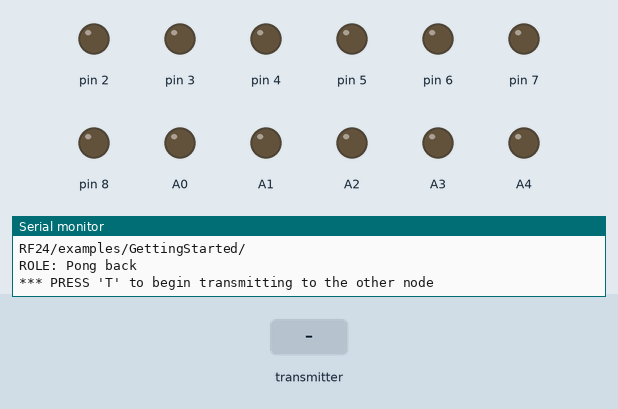
The sketch below on a simulated Arduino Uno, built with avr-gcc and run on an emulated ATmega328P. Shown: output pins drawn as LEDs (lit = HIGH), the last lines printed to the serial monitor. Inputs (shaded band) come from the test bench. No radio packets arrive unless stated.

Above: at 1.2 s.
1.3 s: the transmitter starts sending got_data = 256
At 2.5 s:
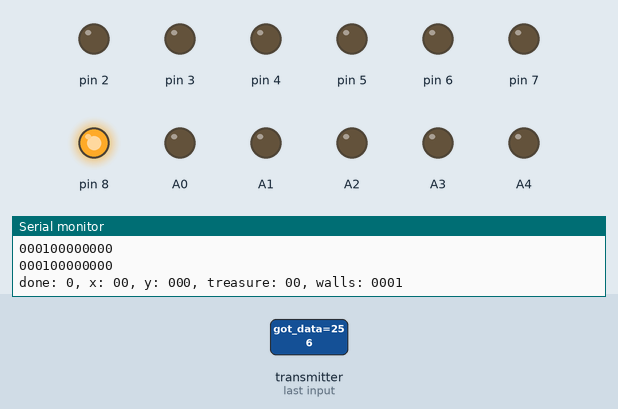
2.8 s: the transmitter starts sending got_data = 512
At 3.7 s:
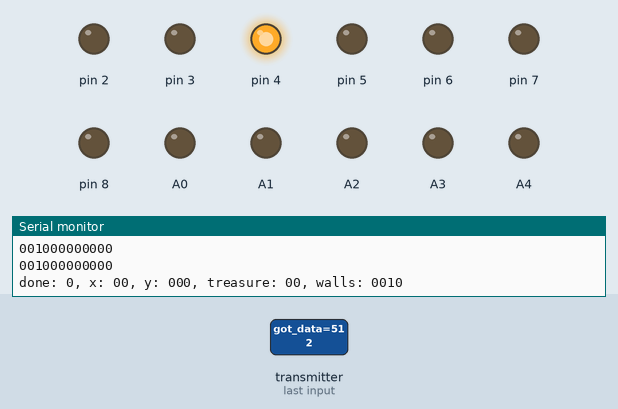
4.3 s: the transmitter starts sending got_data = 1023
At 5.0 s:
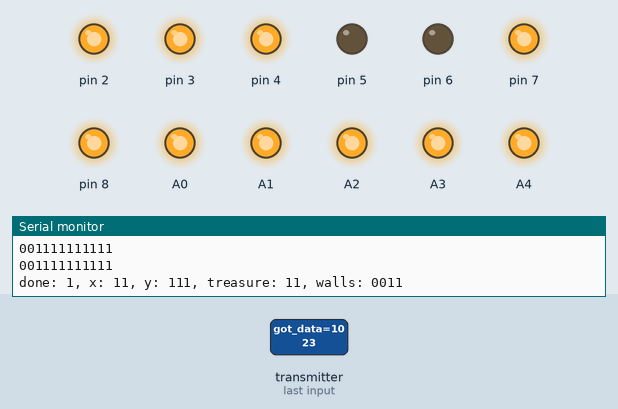
5.8 s: the transmitter starts sending got_data = 0
At 7.2 s:
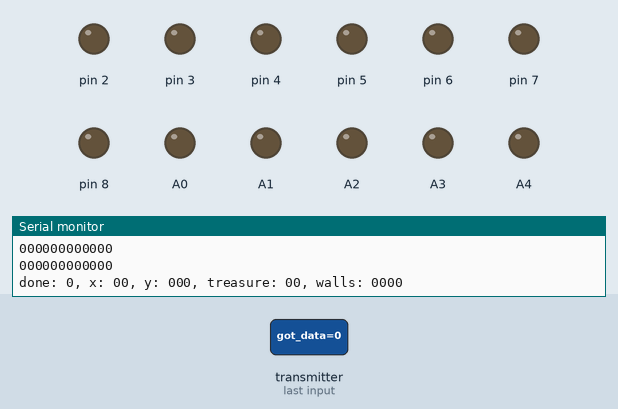
Timing chart, 0 to 8.3 s (numbered marks = the images above; inputs shaded):
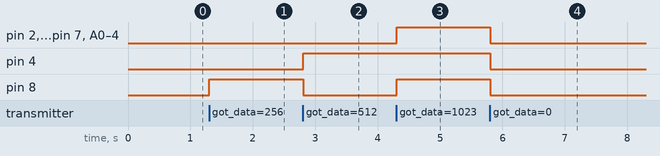

The sketch:

milestone4receiver.ino
```cpp
#include <SPI.h>
#include "nRF24L01.h"
#include "RF24.h"
#include "printf.h"

//
// Hardware configuration
//

// Set up nRF24L01 radio on SPI bus plus pins 9 & 10

RF24 radio(9,10);

//
// Topology
//

// Radio pipe addresses for the 2 nodes to communicate.
const uint64_t pipes[2] = { 0x0000000016LL, 0x0000000017LL };

//
// Role management
//
// Set up role.  This sketch uses the same software for all the nodes
// in this system.  Doing so greatly simplifies testing.
//

// The various roles supported by this sketch
typedef enum { role_ping_out = 1, role_pong_back } role_e;

// The debug-friendly names of those roles
const char* role_friendly_name[] = { "invalid", "Ping out", "Pong back"};

// The role of the current running sketch
role_e role = role_pong_back;

void setup(void)
{
  // setup pins
  pinMode(8, OUTPUT);
  pinMode(7,OUTPUT);
  pinMode(6,OUTPUT);
  pinMode(5,OUTPUT);
  pinMode(4,OUTPUT);
  pinMode(3,OUTPUT);
  pinMode(2,OUTPUT);
  pinMode(1,OUTPUT);
  pinMode(A0,OUTPUT);
  pinMode(A1,OUTPUT);
  pinMode(A2,OUTPUT);
  pinMode(A3,OUTPUT);
  pinMode(A4,OUTPUT);


  //
  // Print preamble
  //

  Serial.begin(57600);
//  Serial.begin(9600);
  printf_begin();
  printf("\n\rRF24/examples/GettingStarted/\n\r");
  printf("ROLE: %s\n\r",role_friendly_name[role]);
  printf("*** PRESS 'T' to begin transmitting to the other node\n\r");

  //
  // Setup and configure rf radio
  //

  radio.begin();

  // optionally, increase the delay between retries & # of retries
  radio.setRetries(15,15);
  radio.setAutoAck(true);
  // set the channel
  radio.setChannel(0x50);
  // set the power
  // RF24_PA_MIN=-18dBm, RF24_PA_LOW=-12dBm, RF24_PA_MED=-6dBM, and RF24_PA_HIGH=0dBm.
  radio.setPALevel(RF24_PA_MIN);
  //RF24_250KBPS for 250kbs, RF24_1MBPS for 1Mbps, or RF24_2MBPS for 2Mbps
  radio.setDataRate(RF24_250KBPS);

  // optionally, reduce the payload size.  seems to
  // improve reliability
  //radio.setPayloadSize(8);

  //
  // Open pipes to other nodes for communication
  //

  // This simple sketch opens two pipes for these two nodes to communicate
  // back and forth.
  // Open 'our' pipe for writing
  // Open the 'other' pipe for reading, in position #1 (we can have up to 5 pipes open for reading)

  if ( role == role_ping_out )
  {
    radio.openWritingPipe(pipes[0]);
    radio.openReadingPipe(1,pipes[1]);
  }
  else
  {
    radio.openWritingPipe(pipes[1]);
    radio.openReadingPipe(1,pipes[0]);
  }

  //
  // Start listening
  //

  radio.startListening();

  //
  // Dump the configuration of the rf unit for debugging
  //

  radio.printDetails();
}


void loop(void) {
  //
  // Pong back role.  Receive each packet, dump it out, and send it back
  //
  //sprintf("loop");
  if ( role == role_pong_back )
  {
    // if there is data ready
    if ( radio.available() )
    {
      // Dump the payloads until we've gotten everything
      // RECEIVER SIDE
      unsigned int got_data;
      bool done = false;
      while (!done)
      {
        // Fetch the payload, and see if this was the last one.
        done = radio.read(&got_data, sizeof(int) );

        // Send to FPGA
        String x = String(got_data, BIN);
        while (x.length() < 12) {
          x = '0' + x;
        }
        int got_data_bin[12];
        dec2bin(got_data,got_data_bin);
        digitalWrite(8, got_data_bin[8]); // x msb
        digitalWrite(7, got_data_bin[7]); // x lsb
        digitalWrite(6, got_data_bin[11]); // y msb
        digitalWrite(5, got_data_bin[10]); // y
        digitalWrite(4, got_data_bin[9]); // y lsb
        digitalWrite(3, got_data_bin[5]); // treasure msb
        digitalWrite(2, got_data_bin[4]); // treasure lsb
        digitalWrite(A4,got_data_bin[6]); // done
//        digitalWrite(A4,0);

        digitalWrite(A3, got_data_bin[0]); // wallN
        digitalWrite(A2, got_data_bin[1]); // wallE
        digitalWrite(A1, got_data_bin[2]); // wallS
        digitalWrite(A0, got_data_bin[3]); // wallW

        // Spew it
        printf("Got payload %d...\n",got_data); // display decimal
        Serial.println(x);
        printf("%c%c%c%c%c%c%c%c%c%c%c%c\n",x[0],x[1],x[2],x[3],x[4],x[5],x[6],x[7],x[8],x[9],x[10],x[11]);
        printf("done: %i, x: %i%i, y: %i%i%i, treasure: %i%i, walls: %i%i%i%i \n",got_data_bin[5],got_data_bin[3],got_data_bin[4],got_data_bin[0],got_data_bin[1],got_data_bin[2],got_data_bin[6],got_data_bin[7],got_data_bin[11],got_data_bin[10],got_data_bin[9],got_data_bin[8]);


        // Delay just a little bit to let the other unit
        // make the transition to receiver
        delay(20);

      }

      // First, stop listening so we can talk
      radio.stopListening();

      // Send the final one back.
      radio.write(&got_data, sizeof(int) );
//      printf("Sent response.\n\r");

      // Now, resume listening so we catch the next packets.
      radio.startListening();
    }
  }
}

void dec2bin(int data, int out[12]) {
  int data_tmp = data;
  for (int tmp=11; tmp >= 0; tmp--) {
    if (data_tmp >= pow(2,tmp) && data_tmp < pow(2,tmp+1)) {
      out[tmp] = HIGH;
      data_tmp -= pow(2,tmp);
    }
    else {
      out[tmp] = LOW;
    }
  }
}
```

printf.h
```cpp
// (licence header left out)
/**
 * @file printf.h
 *
 * Setup necessary to direct stdout to the Arduino Serial library, which
 * enables 'printf'
 */

#ifndef __PRINTF_H__
#define __PRINTF_H__

#ifdef ARDUINO

int serial_putc( char c, FILE * )
{
  Serial.write( c );

  return c;
}

void printf_begin(void)
{
  fdevopen( &serial_putc, 0 );
}

#else
#error This example is only for use on Arduino.
#endif // ARDUINO

#endif // __PRINTF_H__
```

Measured:
- after the input at 1.3 s, pin 8: LOW → HIGH at once
- after the input at 2.8 s, pin 4: LOW → HIGH at once; pin 8: HIGH → LOW at once
- after the input at 4.3 s, pin 2, pin 3, pin 7, pin 8, A0–4: LOW → HIGH at once
- after the input at 5.8 s, pin 2–4, pin 7, pin 8, A0–4: HIGH → LOW at once
